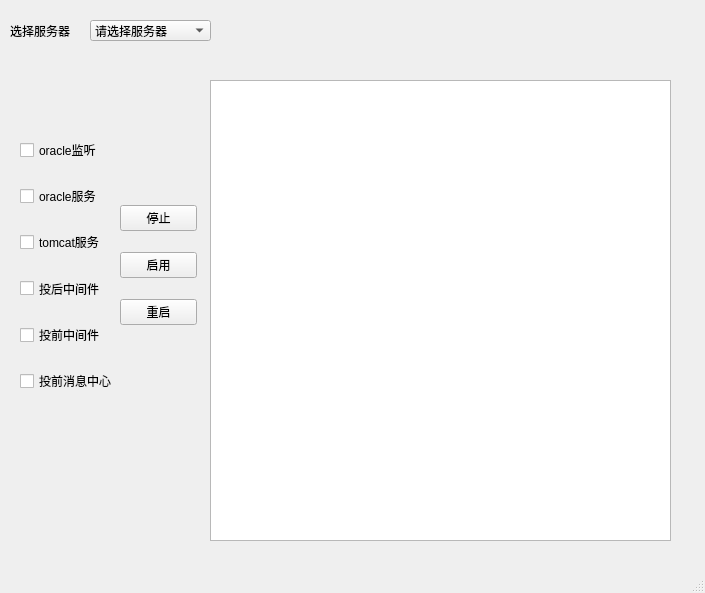
<?xml version="1.0" encoding="UTF-8"?>
<ui version="4.0">
 <class>MainWindow</class>
 <widget class="QMainWindow" name="MainWindow">
  <property name="geometry">
   <rect>
    <x>0</x>
    <y>0</y>
    <width>705</width>
    <height>593</height>
   </rect>
  </property>
  <property name="windowTitle">
   <string>MainWindow</string>
  </property>
  <widget class="QWidget" name="centralwidget">
   <widget class="QLabel" name="label">
    <property name="geometry">
     <rect>
      <x>10</x>
      <y>20</y>
      <width>71</width>
      <height>21</height>
     </rect>
    </property>
    <property name="text">
     <string>选择服务器</string>
    </property>
   </widget>
   <widget class="QComboBox" name="severbox">
    <property name="geometry">
     <rect>
      <x>90</x>
      <y>20</y>
      <width>121</width>
      <height>21</height>
     </rect>
    </property>
    <item>
     <property name="text">
      <string>请选择服务器</string>
     </property>
    </item>
    <item>
     <property name="text">
      <string>192.168.70.237</string>
     </property>
    </item>
    <item>
     <property name="text">
      <string>10.20.27.114</string>
     </property>
    </item>
    <item>
     <property name="text">
      <string>10.20.27.64</string>
     </property>
    </item>
    <item>
     <property name="text">
      <string>10.20.27.179</string>
     </property>
    </item>
    <item>
     <property name="text">
      <string>10.20.27.64</string>
     </property>
    </item>
    <item>
     <property name="text">
      <string>10.20.25.124</string>
     </property>
    </item>
   </widget>
   <widget class="QWidget" name="verticalLayoutWidget">
    <property name="geometry">
     <rect>
      <x>20</x>
      <y>130</y>
      <width>101</width>
      <height>271</height>
     </rect>
    </property>
    <layout class="QVBoxLayout" name="verticalLayout">
     <item>
      <widget class="QCheckBox" name="oraclelisten">
       <property name="sizePolicy">
        <sizepolicy hsizetype="Fixed" vsizetype="Minimum">
         <horstretch>0</horstretch>
         <verstretch>0</verstretch>
        </sizepolicy>
       </property>
       <property name="text">
        <string>oracle监听</string>
       </property>
      </widget>
     </item>
     <item>
      <widget class="QCheckBox" name="oracle">
       <property name="sizePolicy">
        <sizepolicy hsizetype="Fixed" vsizetype="Minimum">
         <horstretch>0</horstretch>
         <verstretch>0</verstretch>
        </sizepolicy>
       </property>
       <property name="text">
        <string>oracle服务</string>
       </property>
      </widget>
     </item>
     <item>
      <widget class="QCheckBox" name="tomcat">
       <property name="sizePolicy">
        <sizepolicy hsizetype="Minimum" vsizetype="Minimum">
         <horstretch>0</horstretch>
         <verstretch>0</verstretch>
        </sizepolicy>
       </property>
       <property name="text">
        <string>tomcat服务</string>
       </property>
      </widget>
     </item>
     <item>
      <widget class="QCheckBox" name="fb">
       <property name="sizePolicy">
        <sizepolicy hsizetype="Fixed" vsizetype="Minimum">
         <horstretch>0</horstretch>
         <verstretch>0</verstretch>
        </sizepolicy>
       </property>
       <property name="text">
        <string>投后中间件</string>
       </property>
      </widget>
     </item>
     <item>
      <widget class="QCheckBox" name="tq">
       <property name="sizePolicy">
        <sizepolicy hsizetype="Fixed" vsizetype="Minimum">
         <horstretch>0</horstretch>
         <verstretch>0</verstretch>
        </sizepolicy>
       </property>
       <property name="text">
        <string>投前中间件</string>
       </property>
      </widget>
     </item>
     <item>
      <widget class="QCheckBox" name="tqmc">
       <property name="sizePolicy">
        <sizepolicy hsizetype="Fixed" vsizetype="Minimum">
         <horstretch>0</horstretch>
         <verstretch>0</verstretch>
        </sizepolicy>
       </property>
       <property name="text">
        <string>投前消息中心</string>
       </property>
      </widget>
     </item>
    </layout>
   </widget>
   <widget class="QTextEdit" name="textEdit">
    <property name="geometry">
     <rect>
      <x>210</x>
      <y>80</y>
      <width>461</width>
      <height>461</height>
     </rect>
    </property>
   </widget>
   <widget class="QWidget" name="verticalLayoutWidget_2">
    <property name="geometry">
     <rect>
      <x>120</x>
      <y>190</y>
      <width>77</width>
      <height>151</height>
     </rect>
    </property>
    <layout class="QVBoxLayout" name="verticalLayout_2">
     <item>
      <widget class="QPushButton" name="stopbutton">
       <property name="text">
        <string>停止</string>
       </property>
      </widget>
     </item>
     <item>
      <widget class="QPushButton" name="startbutton">
       <property name="text">
        <string>启用</string>
       </property>
      </widget>
     </item>
     <item>
      <widget class="QPushButton" name="rebootbutton">
       <property name="text">
        <string>重启</string>
       </property>
      </widget>
     </item>
    </layout>
   </widget>
  </widget>
  <widget class="QMenuBar" name="menubar">
   <property name="geometry">
    <rect>
     <x>0</x>
     <y>0</y>
     <width>705</width>
     <height>23</height>
    </rect>
   </property>
  </widget>
  <widget class="QStatusBar" name="statusbar"/>
 </widget>
 <resources/>
 <connections/>
</ui>
